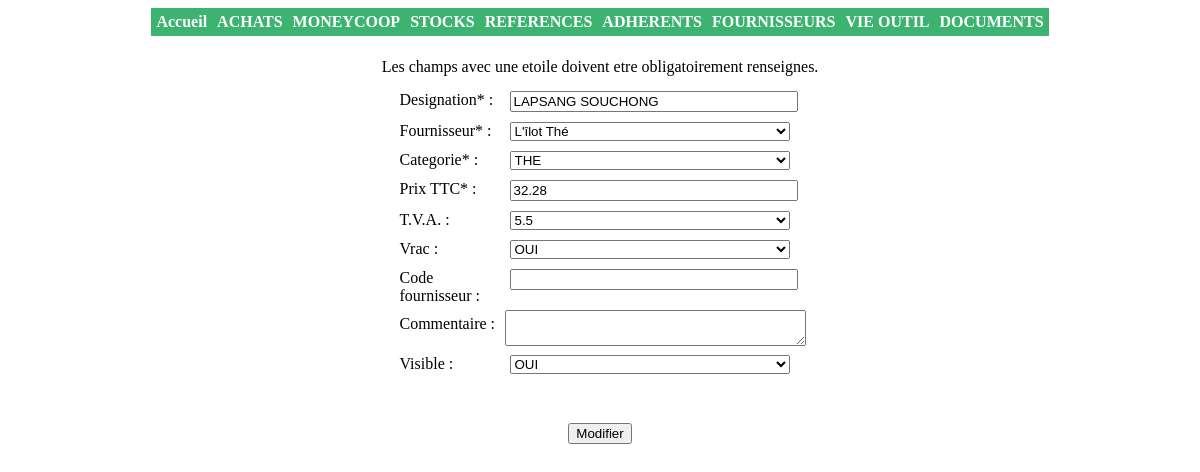
The app's page /inde_2modifReference.php?idReference=15 with its own data.
### tables this page shows
CREATE TABLE IF NOT EXISTS `_inde_REFERENCES` (
  `ID_REFERENCE` smallint(6) NOT NULL auto_increment,
  `DESIGNATION` varchar(64) NOT NULL,
  `ID_FOURNISSEUR` smallint(6) NOT NULL,
  `VRAC` tinyint(4) NOT NULL,
  `ID_CATEGORIE` smallint(6) NOT NULL,
  `PRIX_TTC` float NOT NULL,
  `TVA` float NOT NULL,
  `VISIBLE` tinyint(4) NOT NULL,
  `CODE_FOURNISSEUR` varchar(32) default NULL,
  `COMMENTAIRE` varchar(256) default NULL,
  `DATE_REFERENCEMENT` datetime NOT NULL,
  PRIMARY KEY  (`ID_REFERENCE`)
);

### inde_fonctionsREF.php (called while the page is built, shortened)
<?php
	function SelectionDonneesReference($idReference)
	{
		$connexion = ConnexionBDD_REF();
		$result = mysql_query("SELECT DESIGNATION, ID_FOURNISSEUR, VRAC, ID_CATEGORIE, PRIX_TTC, TVA, VISIBLE, CODE_FOURNISSEUR, COMMENTAIRE, DATE_REFERENCEMENT FROM _inde_REFERENCES WHERE ID_REFERENCE= '$idReference'");
		while ( $row = mysql_fetch_array($result))
		{
			$donnees['DESIGNATION'] = $row[0];
			$donnees['ID_FOURNISSEUR'] = $row[1];
			$donnees['VRAC'] = $row[2];
			$donnees['ID_CATEGORIE'] = $row[3];
			$donnees['PRIX_TTC'] = $row[4];
			$donnees['TVA'] = $row[5];
			$donnees['VISIBLE'] = $row[6];
			$donnees['CODE_FOURNISSEUR'] = $row[7];
			$donnees['COMMENTAIRE'] = $row[8];
			$donnees['DATE_REFERENCEMENT'] = $row[9];
		}
		return $donnees;
	}
?>

### inde_fonctionsFR.php (called while the page is built, shortened)
<?php
	function SelectionListeVisiblesFR()
	{
		$connexion = ConnexionBDD_FR();
		$result = mysql_query("SELECT ID_FOURNISSEUR, NOM FROM _inde_FOURNISSEURS WHERE VISIBLE = 1 ORDER BY NOM");
		while ( $row = mysql_fetch_array($result))
		{
			$listeAdherents[$row[ID_FOURNISSEUR]] = $row[NOM];
		}
		return $listeAdherents;
	}
	function SelectionNomFournisseur($idFournisseur)
	{
		$connexion = ConnexionBDD_FR();
		$result = mysql_query("SELECT NOM FROM _inde_FOURNISSEURS WHERE ID_FOURNISSEUR = '$idFournisseur'");
		while ( $row = mysql_fetch_array($result))
		{
			$nom = $row[NOM];
		}
		return $nom;
	}
?>

### inde_fonctionsCAT.php (called while the page is built, shortened)
<?php
	function SelectionListeCategoriesFilles()
	{
		$connexion = ConnexionBDD_CAT();
		$result = mysql_query("SELECT ID_CATEGORIE, NOM FROM _inde_CATEGORIES WHERE SOUS_CATEGORIES = 0 ORDER BY NOM");
		while ( $row = mysql_fetch_array($result))
		{
			$listeCategories[$row[ID_CATEGORIE]] = $row[NOM];
		}
		return $listeCategories;
	}
	function SelectionNomCategorie($idCategorie)
	{
		$connexion = ConnexionBDD_CAT();
		$result = mysql_query("SELECT NOM FROM _inde_CATEGORIES WHERE ID_CATEGORIE = '$idCategorie'");
		while ( $row = mysql_fetch_array($result))
		{
			$nom = $row[NOM];
		}
		return $nom;
	}
?>

### inde_2modifReference.php (the view, shortened to what this page needs)
<!DOCTYPE html>
<html>
    <head>
		<link rel="stylesheet" href="inde_ficheReference.css" />
    </head>
	<?php
	require("inde_fonctionsREF.php");
	require("inde_fonctionsFR.php");
	require("inde_fonctionsCAT.php");
	$idReference= $_GET[idReference];
	$donnees = SelectionDonneesReference($idReference);
	$nomFournisseur = SelectionNomFournisseur($donnees['ID_FOURNISSEUR']);
	$nomCategorie = SelectionNomCategorie($donnees['ID_CATEGORIE']);
	?>
	<div class="menu">
		<?php include 'inde_menu.php'; ?>
	</div>
	<body>
		<div style="text-align:center">
			Les champs avec une etoile doivent etre obligatoirement renseignes.
			<div>
				<form id="formulaire" method="post" action="inde_enregistrerModifReference.php">
					<div id= "table">
						<p class = "ligne">
							<label class = "col1" for="designation">Designation* :</label>
							<input type="text" class= "col2" name="designation" id="designation" value="<?php echo $donnees['DESIGNATION']; ?>" autofocus required />
						</p>
						<p class = "ligne">
							<label class = "col1" for="fournisseur">Fournisseur* :</label>
							<select class= "col2" name="fournisseur" id="fournisseur" required>
								<?php
								$listeFR = SelectionListeVisiblesFR();
								foreach($listeFR as $cle => $element)
								{
									if($element == $nomFournisseur)
									{
										?>
										<option value="<?php echo $donnees['ID_FOURNISSEUR'] ?>" selected="selected"><?php echo $nomFournisseur; ?></option>
										<?php
									}
									else
									{
										?>
										<option value="<?php echo $cle; ?>"><?php echo $element; ?></option>
										<?php
									}
								}
								?>
							</select>
						</p>
					<p class = "ligne">
							<label class = "col1" for="categorie">Categorie* :</label>
							<select class= "col2" name="categorie" id="categorie" required >
								<?php
								$listeCategories = SelectionListeCategoriesFilles();
								foreach($listeCategories as $cle => $element)
								{
									if($element == $nomCategorie)
									{
										?>
										<option value="<?php echo $donnees['ID_CATEGORIE'] ?>" selected="selected"><?php echo $nomCategorie; ?></option>
										<?php
									}
									else
									{
										?>
										<option value="<?php echo $cle; ?>"><?php echo $element; ?></option>
										<?php
									}
								}
								?>
							</select>
						</p>
						<p class = "ligne">
							<label class = "col1" for="prix">Prix TTC* :</label>
							<input type="text" class= "col2" name="prix" id="prix" value="<?php echo $donnees['PRIX_TTC']; ?>" required />
						</p>
						<p class = "ligne">
							<label class = "col1" for="tva">T.V.A. :</label>
							<select class= "col2" name="tva" id="tva">
								<?php
								if($donnees['TVA'] == '0')
								{
									?>
									<option value="0" selected="selected">0</option>
									<option value="5.5">5.5</option>
									<option value="19.6">19.6</option>
									<?php
								}
								else if($donnees['TVA'] == '5.5')
								{
									?>
									<option value="5.5" selected="selected">5.5</option>
									<?php
								}
								?>
							</select>
						</p>
						<p class = "ligne">
							<label class = "col1" for="vrac">Vrac :</label>
							<select type="text" class= "col2" name="vrac" id="vrac">
								<?php
								if($donnees['VRAC'] == '0')
								{
									?>
									<option value="1">OUI</option>
									<option value="0" selected="selected">NON</option>
									<?php
								}
								else
								{
									?>
									<option value="1" selected="selected">OUI</option>
									<?php
								}
								?>
							</select>
						</p>
						<p class = "ligne">
							<label class = "col1" for="codeFournisseur">Code fournisseur :</label>
							<input type="text" class= "col2" name="codeFournisseur" id="codeFournisseur" value="<?php echo $donnees['CODE_FOURNISSEUR']; ?>"/>
						</p>
						<p class = "ligne">
							<label class = "col1" for="commentaire">Commentaire :</label>
							<textarea name="commentaire" id="commentaire" cols="35" rows = "2"><?php echo $donnees['COMMENTAIRE']; ?></textarea>
						</p>
						<p class = "ligne">
							<label class = "col1" for="visible">Visible : </label>
							<select class= "col2" name="visible" id="visible" >
								<?php
								if($donnees['VISIBLE'] == '0')
								{
									?>
									<option value="1">OUI</option>
									<option value="0" selected="selected">NON</option>
									<?php
								}
								else
								{
									?>
									<option value="1" selected="selected">OUI</option>
									<?php
								}
								?>
							</select>
						</p>
					</div>
					<br />
					<div id="bouton">
						<p>
							<input type="submit" value="Modifier" name="modifierReference">
						</p>
					</div>
				</form>
			</div>
		</div>
	</body>
</html>

### inde_ficheReference.css (style rules this page uses)
body { padding:0px; }
#table { margin:10px auto; text-align:left; }
#table { display: table; }
.ligne { display: table-row; }
.col1, .col2 { display: table-cell; }
.col1, .col2 { margin: 5px; float:left; }
.col1 { width: 100px; }
.col2 { width: 280px; }
#bouton { text-align: center; }

### records on screen
_inde_references: designation "LAPSANG SOUCHONG", prix "32.28", tva "5.5", vrac "OUI", visible "OUI"

### other values on screen
form field fournisseur "L'îlot Thé"
form field categorie "THE"
